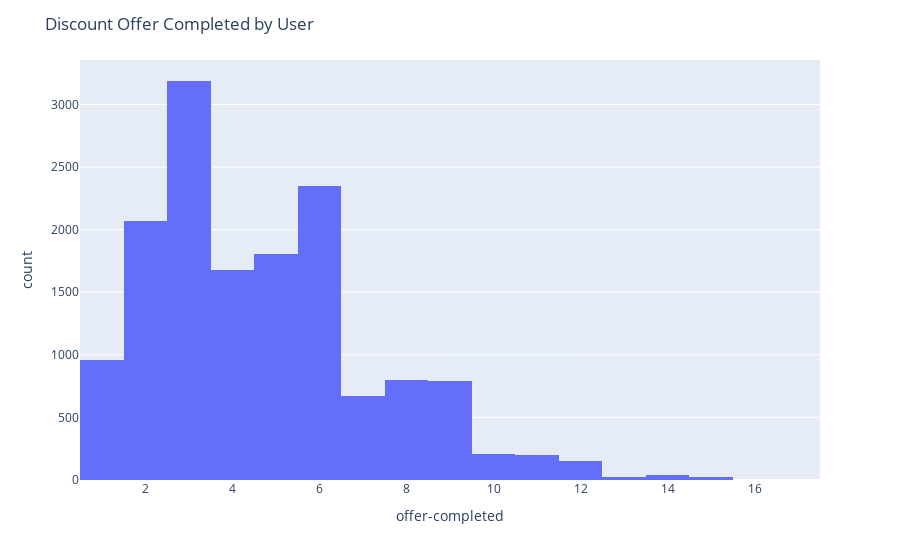

The notebook cell saved with this chart:
### Code cell
plot_discount_offer_completed(df)

### Figure 1 — Plotly figure (JSON) as saved in the notebook; plotly's stock layout.template omitted (floating-point values rounded to 4 significant figures; data arrays with more than 128 entries replaced by an {"elided": "..."} marker saying what was removed)
{"data": [{"alignmentgroup": "True", "bingroup": "x", "hovertemplate": "offer-completed=%{x}<br>count=%{y}<extra></extra>", "legendgroup": "", "marker": {"color": "#636efa", "pattern": {"shape": ""}}, "name": "", "offsetgroup": "", "orientation": "v", "showlegend": false, "type": "histogram", "x": {"elided": "14945 int values"}, "xaxis": "x", "yaxis": "y"}], "layout": {"barmode": "relative", "legend": {"tracegroupgap": 0}, "margin": {"t": 60}, "title": {"text": "Discount Offer Completed by User"}, "xaxis": {"anchor": "y", "domain": [0, 1], "title": {"text": "offer-completed"}}, "yaxis": {"anchor": "x", "domain": [0, 1], "title": {"text": "count"}}}}
